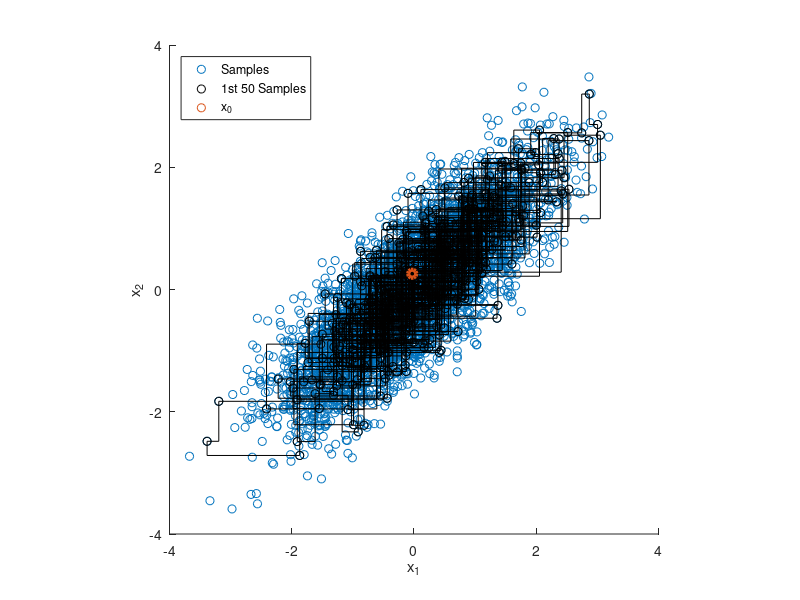

MATLAB code to generate this figure:
rand('seed' ,12345);
nSamples = 5000;
 
mu = [0 0]; % TARGET MEAN
rho(1) = 0.8; % rho_21
rho(2) = 0.8;
; % rho_12
 
% INITIALIZE THE GIBBS SAMPLER
propSigma = 1; % PROPOSAL VARIANCE
minn = [-3 -3];
maxx = [3 3];
 
% INITIALIZE SAMPLES
x = zeros(nSamples,2);
x(1,1) = unifrnd(minn(1), maxx(1));
x(1,2) = unifrnd(minn(2), maxx(2));
 
dims = 1:2; % INDEX INTO EACH DIMENSION
 
% RUN GIBBS SAMPLER
t = 1;
while t < nSamples
    t = t + 1;
    T = [t-1,t];
    for iD = 1:2 % LOOP OVER DIMENSIONS
        % UPDATE SAMPLES
        nIx = dims~=iD; % *NOT* THE CURRENT DIMENSION
        % CONDITIONAL MEAN
        muCond = mu(iD) + rho(iD)*(x(T(iD),nIx)-mu(nIx));
        % CONDITIONAL VARIANCE
        varCond = sqrt(1-rho(iD)^2);
        % DRAW FROM CONDITIONAL
        x(t,iD) = normrnd(muCond,varCond);
    end
end
 
% DISPLAY SAMPLING DYNAMICS
figure;
h1 = scatter(x(:,1),x(:,2),'m.');
 
% CONDITIONAL STEPS/SAMPLES
hold on;
for t = 1:500
    plot([x(t,1),x(t+1,1)],[x(t,2),x(t,2)],'k-');
    plot([x(t+1,1),x(t+1,1)],[x(t,2),x(t+1,2)],'k-');
    h2 = plot(x(t+1,1),x(t+1,2),'ko');
end
 
h3 = scatter(x(1,1),x(1,2),'go','Linewidth',3);
legend([h1,h2,h3],{'Samples','1st 50 Samples','x_0'},'Location','Northwest')
legend([h1,h2,h3],{'Samples','1st 50 Samples','x_0'})
hold off;
xlabel('x_1');
ylabel('x_2');
axis square